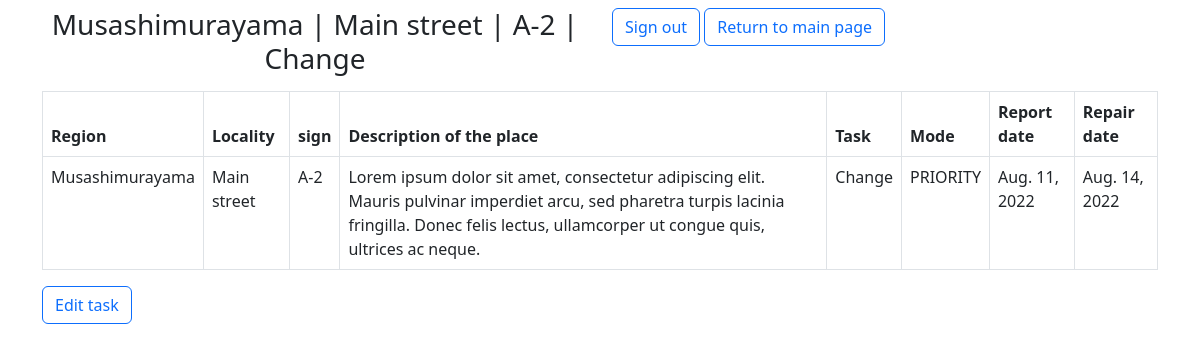
Before: /road-signs-repair/task/2 (signed in) with the older database file.
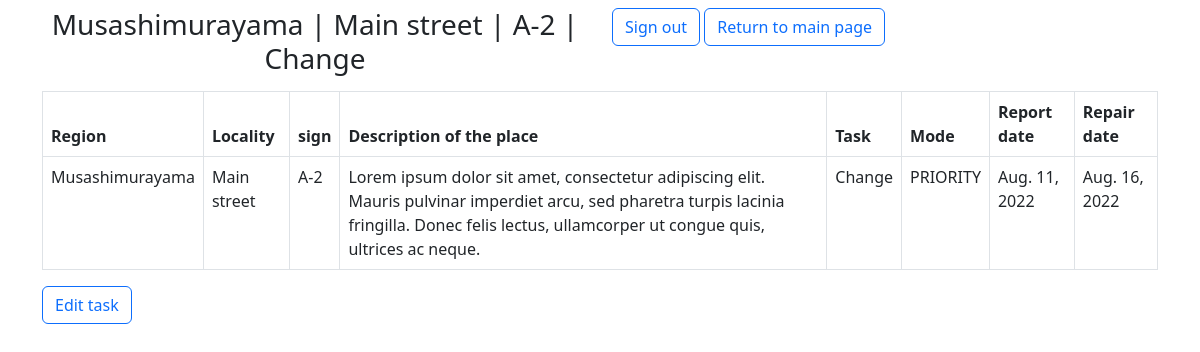
After: the same page with the newer database file.
### road_signs_repair/models.py (models this page shows, shortened)
class RoadSignsForRepair(models.Model):
    region = models.ForeignKey(to=Region,
                               on_delete=models.SET_NULL,
                               null=True)
    locality = models.ForeignKey(to=Locality,
                                 on_delete=models.SET_NULL,
                                 null=True)
    sign = models.ForeignKey(to=RoadSign,
                             on_delete=models.SET_NULL,
                             null=True)
    description_of_the_place = models.TextField(max_length=500,
                                                help_text="Enter a description of the place where road signs is to repair")
    task = models.CharField(max_length=255,
                            help_text="Enter a task to realize")
    report_date = models.DateField()
    repair_date = models.DateField()
    MODE_CATEGORIES = [
        (
            'standard', (
                ('S', 'STANDARD'),
            )
        ),
        (
            'priority', (
                ('P', 'PRIORITY'),
            )
        )
    ]
    mode = models.CharField(max_length=8,
                            null=True,
                            choices=MODE_CATEGORIES,
                            default='standard',
                            help_text='Select a mode')
    def __str__(self):
        return f"{self.region} | {self.locality} | {self.sign} | {self.task}"
    def print_title(self):
        return self.__str__()
    class Meta:
        permissions = (
            ('can_update_task', 'Update task'),
            ('can_mark_done_task', 'Set the task as completed'),
        )
        ordering = ['mode', 'report_date', 'repair_date']
        verbose_name_plural = 'road signs for repair'
        db_table = 'road_signs_for_repair'

class Region(models.Model):
    name = models.CharField(max_length=100,
                            help_text="Enter the name of the region where there may be road signs",
                            verbose_name='Region name')
    slug = models.SlugField(null=True,
                            unique=True)
    def __str__(self):
        return self.name
    class Meta:
        permissions = ()
        ordering = ['name']
        verbose_name_plural = 'Regions'
        db_table = 'region'

class Locality(models.Model):
    name = models.CharField(max_length=100,
                            help_text="Enter the name of locality where there may be road sign",
                            verbose_name='Locality name')
    region = models.ForeignKey(to=Region,
                               on_delete=models.SET_NULL,
                               null=True)
    slug = models.SlugField(null=True,
                            unique=True)
    def __str__(self):
        return self.name
    class Meta:
        permissions = ()
        ordering = ['name']
        verbose_name_plural = 'localities'
        db_table = 'locality'

class RoadSign(models.Model):
    series = models.CharField(max_length=30,
                              help_text="Enter a series of the road sign")
    name = models.CharField(max_length=50,
                            help_text="Enter a name of road sign")
    description = models.TextField(max_length=500,
                                   help_text="Enter a description of the road signs")
    slug = models.SlugField(null=True,
                            unique=True)
    def __str__(self):
        return f"{self.series}"
    class Meta:
        permissions = ()
        ordering = ['series']
        verbose_name_plural = 'Road signs'
        db_table = 'road_sign'

### road_signs_repair/views.py (the view)
# urls.py: path('<int:pk>', views.RoadSignsForRepairDetailView.as_view(), name='road_signs_for_repair_detail'),
class RoadSignsForRepairDetailView(LoginRequiredMixin, generic.DetailView):
    model = RoadSignsForRepair
    context_object_name = 'road_signs_for_repair_detail'
    template_name = 'road_signs_repair/road_signs_for_repair_detail.html'

### road_signs_repair/templates/road_signs_repair/road_signs_for_repair_detail.html (shortened to what this page needs)
{% extends "road_signs_repair/base.html" %}
{% block header %}
  {{ road_signs_for_repair_detail.print_title }}
{% endblock %}
{% block content %}
  <table class="table table-bordered">
    <thead>
      <tr>
        <th>Region</th>
        <th>Locality</th>
        <th>sign</th>
        <th>Description of the place</th>
        <th>Task</th>
        <th>Mode</th>
        <th>Report date</th>
        <th>Repair date</th>
      </tr>
    </thead>
    <tbody>
      <tr>
        <td>{{ road_signs_for_repair_detail.region }}</td>
        <td>{{ road_signs_for_repair_detail.locality }}</td>
        <td>{{ road_signs_for_repair_detail.sign }}</td>
        <td>{{ road_signs_for_repair_detail.description_of_the_place }}</td>
        <td>{{ road_signs_for_repair_detail.task }}</td>
        <td>{{ road_signs_for_repair_detail.get_mode_display }}</td>
        <td>{{ road_signs_for_repair_detail.report_date }}</td>
        <td>{{ road_signs_for_repair_detail.repair_date }}</td>
      </tr>
    </tbody>
  </table>
  {% if perms.road_signs_repair.can_update_task %}
    <a class="btn btn-outline-primary" href="{% url 'road_signs_repair:road_signs_for_repair_update' pk=road_signs_for_repair_detail.id %}">Edit task</a>
  {% endif %}
{% endblock %}

Changed rows visible on the page:
changed RoadSignsForRepair "Musashimurayama | Main street | A-2 | Change": repair_date "Aug. 14, 2022" → "Aug. 16, 2022"
